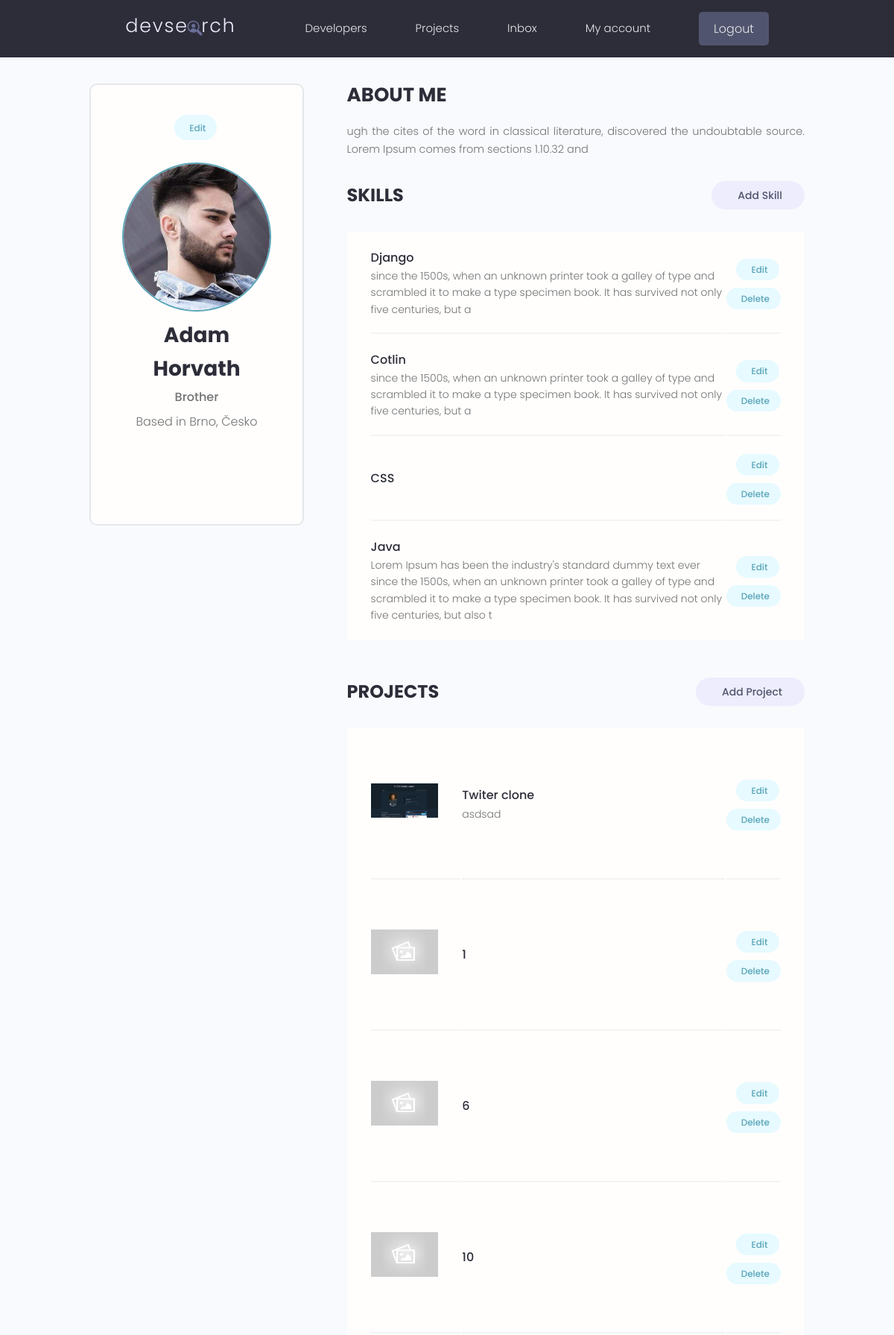
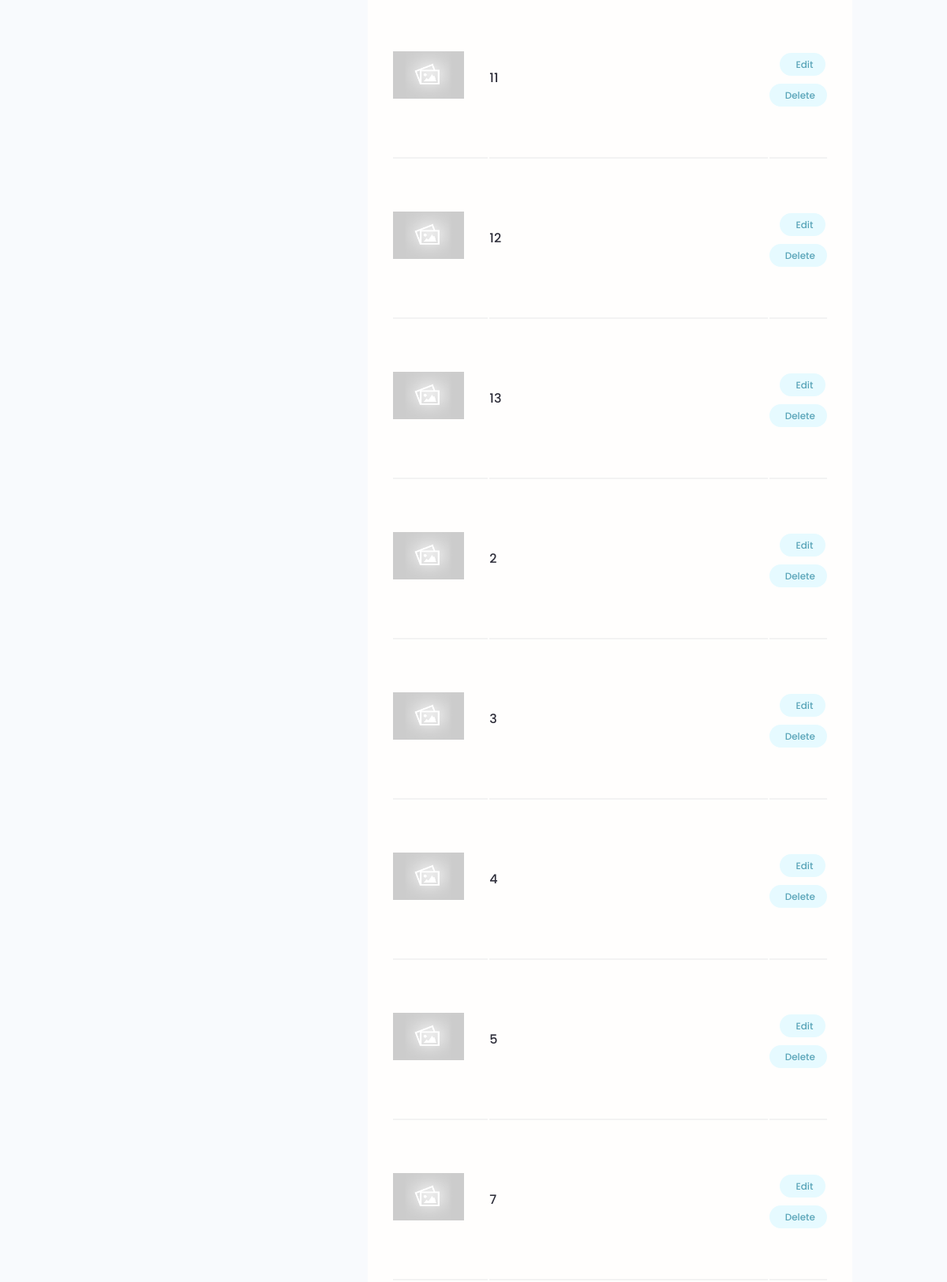
Screenshot of /account/a2541ada-df89-4b52-9fa5-d84b98f62046/ (signed in, upper part) with the database file from the repository (2 pictures, top to bottom).
### users/models.py (models this page shows, shortened)
class Profile(models.Model):
    id = models.UUIDField(default=uuid.uuid4, unique=True,
    primary_key=True, editable=False)
    user = models.OneToOneField(User, on_delete=models.CASCADE, null=True,blank=True)
    name = models.CharField(max_length=200, blank=True, null=True)
    username = models.CharField(max_length=200, blank=True, null=True)
    location = models.CharField(max_length=200, blank=True, null=True)
    email = models.EmailField(max_length=300, null= True, blank=True)
    short_info = models.CharField(max_length=200, blank=True, null=True)
    bio = models.TextField(blank=True, null=True)
    profile_image = models.ImageField(blank=True, null=True, upload_to="profiles/", default="profiles/user-default.png")
    social_github = models.CharField(max_length=200, blank=True, null=True)
    social_twitter = models.CharField(max_length=200, blank=True, null=True)
    social_linkedin = models.CharField(max_length=200, blank=True, null=True)
    social_youtube = models.CharField(max_length=200, blank=True, null=True)
    social_website = models.CharField(max_length=200, blank=True, null=True)
    social_stackoverflow = models.CharField(max_length=200, blank=True, null=True)
    created = models.DateTimeField(auto_now_add=True)

class Skill(models.Model):
    id = models.UUIDField(default=uuid.uuid4, unique=True,
    primary_key=True, editable=False)
    skill = models.ForeignKey(Profile,on_delete=models.CASCADE, null=True, blank=True)
    name = models.CharField(max_length=50, blank=True, null=True)
    description = models.TextField(blank=True, null=True)
    created = models.DateTimeField(auto_now_add=True)

### projects/models.py (models this page shows, shortened)
class Project(models.Model):
    id = models.UUIDField(default=uuid.uuid4, unique=True,
    primary_key=True, editable=False)
    owner = models.ForeignKey(Profile, on_delete=models.SET_NULL,null=True,blank=True)
    title = models.CharField(max_length=200)
    description = models.TextField(null=True, blank=True)
    featured_image = models.ImageField(null=True,blank=True, default="default.jpg")
    demo_link = models.CharField(max_length=2000,null=True,blank=True)
    source_link = models.CharField(max_length=2000,null=True,blank=True)
    tags = models.ManyToManyField("Tag",blank=True )
    vote_total = models.IntegerField(default=0, null=True,blank=True)
    vote_ratio = models.IntegerField(default=0, null=True,blank=True)
    created = models.DateTimeField(auto_now_add=True)
    updated = models.DateTimeField(auto_now=True)
    class Meta:
        ordering = ["-vote_ratio","-vote_total", "title"]

### users/views.py (the view)
# urls.py: path("account/<str:pk>/", views.user_account,name="account" ),
@login_required(login_url="login")
def user_account (request, pk):
    account= Profile.objects.get(id=pk)
    if account.id == request.user.profile.id:
        pass
    else:
        return redirect("account", pk=request.user.profile.id)
    context = {"account":account,}
    return render(request, "users/account.html", context)

### users/templates/users/account.html (shortened to what this page needs)
{% extends 'main.html' %}
{% block content %}
<main class="settingsPage profile my-md">
    <div class="container">
        <div class="layout">
            <div class="column column--1of3">
                <div class="card text-center">
                    <div class="card__body dev">
                        <a class="tag tag--pill tag--main settings__btn" href="{% url 'edit_account' %}"> Edit</a>
                        <img class="avatar avatar--xl dev__avatar"
                            src="{{ account.profile_image.url }}" />
                        <h2 class="dev__name">{{ account.name }}</h2>
                        <p class="dev__title">{{ account.short_info|slice:"60" }}</p>
                        <p class="dev__location">Based in {{ account.location }}</p>
                        <ul class="dev__social">
                        </ul>
                    </div>
                </div>
            </div>
            <div class="column column--2of3">
                <div class="devInfo">
                    <h3 class="devInfo__title">About Me</h3>
                    <p class="devInfo__about">{{ account.bio }}</p>
                </div>
                <div class="settings">
                    <h3 class="settings__title">Skills</h3>
                    <a class="tag tag--pill tag--sub settings__btn tag--lg" href="{% url 'skill_create' %}"> Add
                        Skill</a>
                </div>
                <table class="settings__table">
                    {% for skill in account.skill_set.all %}
                    <tr>
                        <td class="settings__tableInfo">
                            <h4>{{ skill.name }}</h4>
                            <p>{{ skill.description }}</p>
                        </td>
                        <td class="settings__tableActions">
                            <a class="tag tag--pill tag--main settings__btn" href="{% url 'skill_edit' skill.id %}">
                                Edit</a>
                            <a class="tag tag--pill tag--main settings__btn" href="{% url 'skill_delete' skill.id %}">
                                Delete</a>
                        </td>
                    </tr>
                    {% endfor %}
                </table>
                <div class="settings">
                    <h3 class="settings__title">Projects</h3>
                    <a class="tag tag--pill tag--sub settings__btn tag--lg" href="{% url 'create_project' %}"> Add
                        Project</a>
                </div>
                <table class="settings__table">
                    {% for project in account.project_set.all %}
                    <tr>
                        <td class="settings__thumbnail">
                            <a href="{% url 'project' project.id %}"><img src="{{ project.featured_image.url }}" alt="Project Thumbnail" /></a>
                        </td>
                        <td class="settings__tableInfo">
                            <a href="{% url 'project' project.id %}">{{ project.title }}</a>
                            <p>{{ project.description | slice:"100"}}</p>
                        </td>
                        <td class="settings__tableActions">
                            <a class="tag tag--pill tag--main settings__btn" href="{% url 'update_project' project.id %}">
                                Edit</a>
                            <a class="tag tag--pill tag--main settings__btn" href="{% url 'delete_project' project.id %}?next=/account/{{request.user.profile.id}}">
                                Delete</a>
                        </td>
                    </tr>
                    {% endfor %}
                </table>
            </div>
        </div>
    </div>
</main>
{% endblock %}

### static/styles/app.css (style rules this page uses)
:root { --color-sub: #2d2d39; }
.card { border: 2px solid var(--color-light); }
img { width: 100%; }
.profile .card > .dev { padding: 4rem; }
.dev__avatar { display: block; margin: auto; }
.dev__name { color: var(--color-sub); font-size: 2.8rem; font-weight: 700; margin-top: 1rem; margin-bottom: 0.5rem; }
.dev__title { font-size: 1.6rem; font-weight: 500; line-height: 1.3; }
.dev__location { margin-top: 1rem; }
.dev__social { margin: 3rem 0; list-style: none; display: flex; justify-content: center; gap: 1.5rem; }
.devInfo { margin-bottom: 3rem; }
.devInfo__title, .devInfo__subtitle { font-size: 2.6rem; color: var(--color-sub); text-transform: uppercase; font-weight: 700; margin-bottom: 1.5rem; }
.devInfo__about, .devSkill__info { font-size: 1.45rem; line-height: 1.7; text-align: justify; }
.settingsPage .dev > .settings__btn { display: inline-block; margin-bottom: 3rem; }
.settings { display: flex; justify-content: space-between; align-items: center; }
.settings__title { font-size: 2.4rem; text-transform: uppercase; font-weight: 700; color: var(--color-sub); }
.settings__table { margin-top: 3rem; margin-bottom: 5rem; padding: 0 3rem; background: var(--color-white); }
.settings__table tr { width: 100%; }
.settings__table tr > td { padding: 2rem 0; }
.settings__table tr:not(:last-child) td { border-bottom: 2px solid var(--color-white-light); }
.settings__thumbnail { width: 23%; min-width: 10rem; }
.settings__thumbnail img { padding-right: 3rem; height: 15rem; object-fit: contain; }
.settings__tableInfo { width: 100%; }
.settings__tableInfo h4, .settings__tableInfo a { padding-right: 1rem; width: auto; font-size: 1.6rem; font-weight: 500; color: var(--color-sub); }
.settings__tableInfo p { font-size: 1.4rem; }
.settings__tableActions { text-align: right; }

### static/uikit/styles/modules/_variables.css (style rules this page uses)
:root { --color-main: #5aa5b9; --color-main-light: #e6faff; --color-sub: #3f4156; --color-sub-light: #51546e; --color-sub-lighter: #ededfd; --color-text: #737373; --color-gray: #8b8b8b; --color-light: #e5e7eb; --color-light-gray: #767676; --color-bg: #f8fafd; --color-white: #fffefd; --color-white-light: #f3f3f3; --color-success: #359e64; --color-success-bg: #def8e8; --color-error: #fc4b0b; --color-error-bg: #fff2ee; --font-base: 'Poppins', arial, helvetica, 'Segoe UI', roboto, ubuntu, sans-serif; --font-monospace: 'Fira Code', 'Courier New', courier, monospace; --font-regular: 300; --font-medium: 500; --font-bold: 700; --generic-shadow: 1px 1px 5px #00000010; --generic-transition: all 0.3s ease-in-out; }

### static/uikit/styles/modules/_base.css (style rules this page uses)
* { margin: 0; padding: 0; box-sizing: border-box; text-rendering: optimizeLegibility; color: inherit; font-size: inherit; }
html { font-size: 50%; }
@media only screen and (min-width: 480px) { html { font-size: 56.25%; } }
@media only screen and (min-width: 1200px) { html { font-size: 62.5%; } }
body { line-height: 1.6; font-weight: 400; font-size: 1.5rem; color: var(--color-text); background-color: var(--color-bg); min-height: 100vh; }

### static/uikit/styles/modules/_typography.css (style rules this page uses)
* { font-family: var(--font-base); }
h2 { font-size: 3.6rem; font-weight: var(--font-bold); }
h3 { font-size: 3.2rem; font-weight: var(--font-medium); }
h4 { font-size: 2.8rem; font-weight: var(--font-medium); }
p, span, strong { font-size: 1.6rem; color: var(--color-text); font-weight: var(--font-regular); }
a { padding-bottom: 2px; text-decoration: none; display: inline-block; color: var(--color-main); font-weight: var(--font-medium); }

### static/uikit/styles/modules/_utilities.css (style rules this page uses)
.container { width: 92%; max-width: 165rem; margin: 0 auto; box-sizing: border-box; }
@media screen and (min-width: 1000px) { .container { width: 90%; } }
@media screen and (min-width: 1200px) { .container { width: 80%; } }
.text-center { text-align: center; }
.my-md { margin: 3rem auto; }

### static/uikit/styles/modules/_avatar.css (style rules this page uses)
.avatar { border-radius: 50%; border: 2px solid var(--color-main); object-fit: cover; }
.avatar--xl { height: 20rem; width: 20rem; }

### static/uikit/styles/modules/_card.css (style rules this page uses)
.card { border-radius: 1rem; background-color: var(--color-white); border: 1.5px solid var(--color-light); width: auto; height: auto; margin-top: 0.5rem; margin-bottom: 0.5rem; overflow: hidden; }
.card__body, .card__header { padding: 2rem 2.5rem; }

### static/uikit/styles/modules/_layout.css (style rules this page uses)
.layout { display: flex; flex-flow: row wrap; justify-content: space-between; }
.layout > .column { margin-bottom: 3rem; }
.layout > .column.column--1of3 { flex-basis: 30%; }
.layout > .column.column--2of3 { flex-basis: 64%; }

### rows the page displays
Profile: profile_image (picture), name "Adam Horvath", short_info "Brother", location "Brno, Česko", bio "ugh the cites of the word in classical literature, discovered the undoubtable source. Lorem Ipsum comes from sections 1.10.32 and"
Skill: name "Django", description "since the 1500s, when an unknown printer took a galley of type and scrambled it to make a type specimen book. It has survived not only five centuries, but a"
Skill: name "Cotlin", description "since the 1500s, when an unknown printer took a galley of type and scrambled it to make a type specimen book. It has survived not only five centuries, but a"
Skill: name "CSS"
Skill: name "Java", description "Lorem Ipsum has been the industry's standard dummy text ever since the 1500s, when an unknown printer took a galley of type and scrambled it to make a type specimen book. It has survived not only five centuries, but also t"
Project: featured_image (picture), title "Twiter clone", description "asdsad"
Project: featured_image (placeholder picture), title "1"
Project: featured_image (placeholder picture), title "6"
Project: featured_image (placeholder picture), title "10"
Project: featured_image (placeholder picture), title "11"
Project: featured_image (placeholder picture), title "12"
Project: featured_image (placeholder picture), title "13"
Project: featured_image (placeholder picture), title "2"
Project: featured_image (placeholder picture), title "3"
Project: featured_image (placeholder picture), title "4"
Project: featured_image (placeholder picture), title "5"
Project: featured_image (placeholder picture), title "7"
